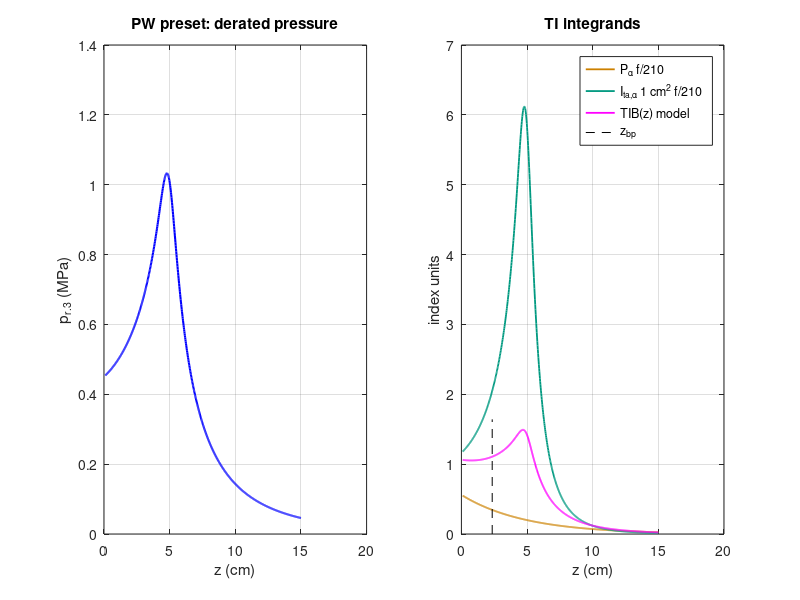

Write the MATLAB code that produced this figure.
%% m22_ti_estimates.m  -  MI, derated intensities and TIS / TIB / TIC for a defined mode
% Purpose : the Gaussian-beam output model of Demo 22.4. A separable Gaussian source (1/e amplitude
%           half-width 0.4 x aperture in each axis) focused in azimuth (Fx) and elevation (Fy)
%           radiates a Gaussian-envelope pulse in water. From it: p_r.3(z), PII.3(z), I_ta.3(z),
%           I_pa.3(z), P_alpha(z); MI at z_MI (max derated PII); I_SPTA.3, I_SPPA.3; TIS (scanning:
%           P1 f/210; non-scanning large aperture: max over z >= z_bp of min[P_alpha, I_ta,alpha x 1 cm^2]
%           f/210), TIB (model P_alpha/(40 mW/cm x d_-6), maximized over z >= z_bp as IEC 62359:2010
%           cl. 3.19 defines the search; scanning TIB = TIS), TIC = P/(40 D_eq).
%           A single unsteered plane wave ('plane') sends every pulse along the same path, so it is
%           treated as non-scanning; a multi-angle compound sequence would need its own justification.
% Change  : the preset structs (f MHz, Lx Ly mm, Fx Fy mm, p0 MPa source pressure, N cycles at -6 dB,
%           mode 'scan' | 'unscan' | 'plane', rate or lines/frame/fov).
% Expect  : PW preset: MI 0.60 at 4.80 cm, I_SPTA.3 428 mW/cm^2, P 39.2 mW, TIS 0.34 (z_s 2.36 cm),
%           TIB 1.49, TIC 0.63. B-mode: MI 1.16, TIS = TIB 0.12, TIC 0.32. Push: MI 1.62,
%           I_SPTA.3 159 mW/cm^2, I_SPPA.3 206 W/cm^2. Plane wave: TIS 0.163, TIB 0.242, TIC 0.248.
%           Focus sweep TIB (z >= z_bp): 1.85 / 2.64 / 1.99 / 1.49 / 0.99 / 0.92 at 20-100 mm. sqrt-form TIB cross-check (C_TIB = 50):
%           1.063 x the diameter form for these Gaussian beams.
% Note    : TIB here uses the diameter model (40 mW/cm, Nowicki 2020 eq. 6). IEC 62359 computes
%           non-scanning TIB as sqrt(P_alpha I_ta,alpha)/C_TIB at the depth where the product is
%           largest. C_TIB = 50 mW/cm is the commonly quoted ODS value but was NOT confirmed from a
%           public source for this course; the script prints that form only as a cross-check.
%           Use the standard's own text for submission numbers.
rhoc = 1.5e6; cw = 1500;
zs = 0.1:0.02:15;                                     % cm
der = @(f, z, pw) 10.^(-0.3*f*z/(10*pw + 20*(1-pw)));  % pw = 1: intensity (10 log), 0: pressure
den = @(ws, F, lam) (1/F)^2 + (lam/(pi*ws^2))^2;              % complex beam parameter q = q0 + z
qr0 = @(ws, F, lam) (-1/F)/den(ws, F, lam);                     % Re q0 (converging: R = -F)
qi0 = @(ws, F, lam) (lam/(pi*ws^2))/den(ws, F, lam);            % Im q0
gw  = @(ws, F, lam, z) sqrt(lam*((qr0(ws, F, lam) + z).^2 + qi0(ws, F, lam)^2)/(pi*qi0(ws, F, lam)));  % 1/e half-width (m)
% presets (same as the page)
P1 = struct('name','PW Doppler','f',3.0,'Lx',19.2,'Ly',10,'Fx',50,'Fy',60,'p0',0.45,'N',8,'mode','unscan','rate',6000,'lines',0,'frame',0,'fov',0);
P2 = struct('name','B-mode','f',3.5,'Lx',19.2,'Ly',10,'Fx',50,'Fy',60,'p0',0.9,'N',2,'mode','scan','rate',0,'lines',128,'frame',40,'fov',38.4);
P3 = struct('name','push 2/s','f',3.0,'Lx',19.2,'Ly',10,'Fx',40,'Fy',60,'p0',1.0,'N',1200,'mode','unscan','rate',2,'lines',0,'frame',0,'fov',0);
P4 = struct('name','plane 5 kHz','f',5,'Lx',38.4,'Ly',5,'Fx',1e6,'Fy',20,'p0',0.8,'N',2,'mode','plane','rate',5000,'lines',0,'frame',0,'fov',0);
presets = {P1, P2, P3, P4};
out = cell(1, numel(presets));
for k = 1:numel(presets)
  P = presets{k};
  lam = cw/(P.f*1e6); wsx = 0.4*P.Lx*1e-3; wsy = 0.4*P.Ly*1e-3;
  wx = gw(wsx, P.Fx*1e-3, lam, zs*1e-2); wy = gw(wsy, P.Fy*1e-3, lam, zs*1e-2);   % m
  amp = sqrt(wsx*wsy./(wx.*wy));
  sig = P.N/(2.3548*P.f*1e6); Ee = sig*sqrt(pi); td = 2.2655*sig;
  p0 = P.p0*1e6; E = p0^2/(2*rhoc)*Ee*pi*wsx*wsy/2;                         % J per pulse
  if strcmp(P.mode, 'scan')
    pps = P.lines*P.frame; dx = P.fov*1e-3/P.lines; rate = zeros(size(zs));
    for i = 1:numel(zs)
      L = ceil(4*wx(i)/dx); l = -L:L; rate(i) = P.frame*sum(exp(-2*(l*dx).^2/wx(i)^2));
    end
  else
    pps = P.rate; rate = pps*ones(size(zs));
  end
  Pw = E*pps*1e3;                                                            % mW
  p = p0*amp; pii = p.^2/(2*rhoc)*Ee;
  pr3 = p.*der(P.f, zs, 0); pii3 = pii.*der(P.f, zs, 1); ita3 = pii.*rate.*der(P.f, zs, 1);
  ipa3 = pii/td.*der(P.f, zs, 1); P3a = Pw*der(P.f, zs, 1);
  [~, iMI] = max(pii3); MI = pr3(iMI)/1e6/sqrt(P.f);
  [ispta3, iT] = max(ita3*0.1); isppa3 = max(ipa3)/1e4;                   % mW/cm^2, W/cm^2
  tisA = P3a*P.f/210; tisB = ita3*0.1*P.f/210; tib = P3a./(40*1.6651*sqrt(wx.*wy)*100);
  Aap = P.Lx*P.Ly/100;
  if strcmp(P.mode, 'scan')                          % scanning; 'unscan' and single-angle 'plane' are non-scanning
    fovcm = P.fov/10;
    Pb = Pw*min(1, 1/fovcm); TIS = Pb*P.f/210; TIB = TIS; Deq = sqrt(4*(fovcm*P.Ly/10)/pi); TIC = Pw/(40*Deq); zsv = NaN; zbv = NaN; zbp = NaN;
  else
    Deq = sqrt(4*Aap/pi); zbp = 1.5*Deq; Pb = NaN;
    if Aap <= 1
      TIS = Pw*P.f/210; zsv = NaN;
    else
      m = min(tisA, tisB); m(zs < zbp) = 0; [TIS, j] = max(m); zsv = zs(j);
    end
    tibS = tib; tibS(zs < zbp) = 0;                              % search only z >= z_bp
    [TIB, jb] = max(tibS); zbv = zs(jb); TIC = Pw/(40*Deq);
    CTIB = 50;                                                   % mW/cm, UNVERIFIED (see header)
    sq = sqrt(P3a.*ita3*0.1)/CTIB; sq(zs < zbp) = 0;             % sqrt(mW x mW/cm^2) = mW/cm
    [TIBsq, jq] = max(sq);
  end
  fprintf('%-12s: MI %.2f at z_MI %.2f cm | I_SPTA.3 %.1f mW/cm^2 (z %.2f) | I_SPPA.3 %.1f W/cm^2 | P %.1f mW\n', ...
    P.name, MI, zs(iMI), ispta3, zs(iT), isppa3, Pw);
  fprintf('              TIS %.3f (z_s %.2f, z_bp %.2f) | TIB %.3f (z_b %.2f) | TIC %.3f (D_eq %.2f cm)\n', TIS, zsv, zbp, TIB, zbv, TIC, Deq);
  if ~strcmp(P.mode, 'scan')
    fprintf('              cross-check sqrt(P_a I_ta,a)/50: TIB %.3f at %.2f cm (ratio to diameter form %.3f)\n', TIBsq, zs(jq), TIBsq/TIB);
  end
  ok = ispta3 <= 720 && (MI <= 1.9 || isppa3 <= 190);
  if ok, fprintf('              Track 3: within\n'); else, fprintf('              Track 3: exceeded\n'); end
  out{k} = struct('pr3', pr3, 'tisA', tisA, 'tisB', tisB, 'tib', tib, 'zbp', zbp);
end
%% TIB and MI versus azimuth focal depth (PW preset)
Fl = [20 30 40 50 70 100];
fprintf('\nPW preset, azimuth focus sweep (TIS and TIB searched at z >= z_bp):\n  Fx (mm) |  MI  | TIS  | TIB\n');
for F = Fl
  P = P1; P.Fx = F;
  lam = cw/(P.f*1e6); wsx = 0.4*P.Lx*1e-3; wsy = 0.4*P.Ly*1e-3;
  wx = gw(wsx, P.Fx*1e-3, lam, zs*1e-2); wy = gw(wsy, P.Fy*1e-3, lam, zs*1e-2);
  amp = sqrt(wsx*wsy./(wx.*wy)); sig = P.N/(2.3548*P.f*1e6); Ee = sig*sqrt(pi);
  p0 = P.p0*1e6; E = p0^2/(2*rhoc)*Ee*pi*wsx*wsy/2; Pw = E*P.rate*1e3;
  pii = (p0*amp).^2/(2*rhoc)*Ee; pii3 = pii.*der(P.f, zs, 1); [~, iMI] = max(pii3);
  MI = p0*amp(iMI)*der(P.f, zs(iMI), 0)/1e6/sqrt(P.f);
  P3a = Pw*der(P.f, zs, 1); tisA = P3a*P.f/210; tisB = pii3*P.rate*0.1*P.f/210;
  Deq = sqrt(4*(P.Lx*P.Ly/100)/pi); m = min(tisA, tisB); m(zs < 1.5*Deq) = 0;
  tb = P3a./(40*1.6651*sqrt(wx.*wy)*100); tb(zs < 1.5*Deq) = 0;
  fprintf('   %4d   | %.2f | %.2f | %.2f\n', F, MI, max(m), max(tb));
end
%% Figure
o = out{1};
figure('Position', [100 100 900 330]);
subplot(1,2,1); plot(zs, o.pr3/1e6, 'b', 'LineWidth', 1.5); grid on; xlabel('z (cm)'); ylabel('p_{r.3} (MPa)'); title('PW preset: derated pressure');
subplot(1,2,2); plot(zs, o.tisA, 'Color', [0.8 0.5 0], 'LineWidth', 1.3); hold on; plot(zs, o.tisB, 'Color', [0 0.6 0.5], 'LineWidth', 1.3);
plot(zs, o.tib, 'm', 'LineWidth', 1.3); plot([o.zbp o.zbp], [0 1.1*max(o.tib)], 'k--'); grid on;
xlabel('z (cm)'); ylabel('index units'); legend('P_\alpha f/210', 'I_{ta,\alpha} 1 cm^2 f/210', 'TIB(z) model', 'z_{bp}'); title('TI integrands');
